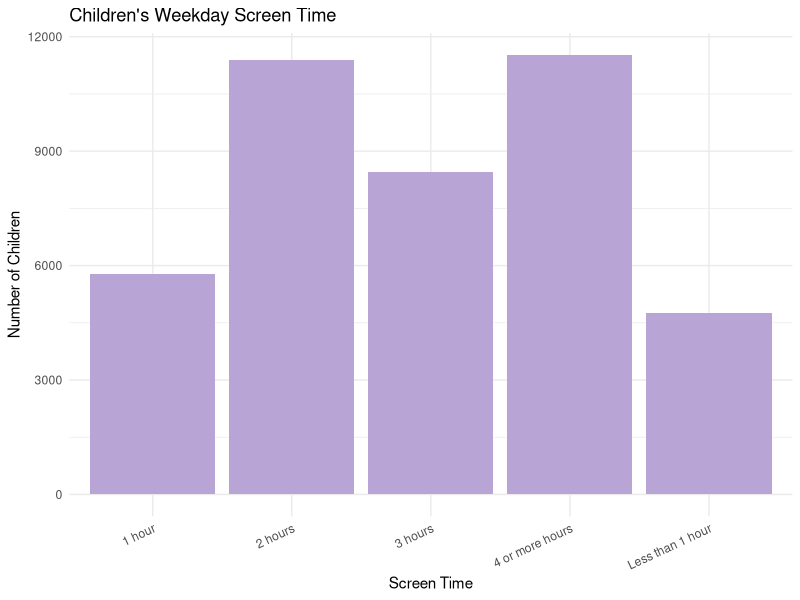
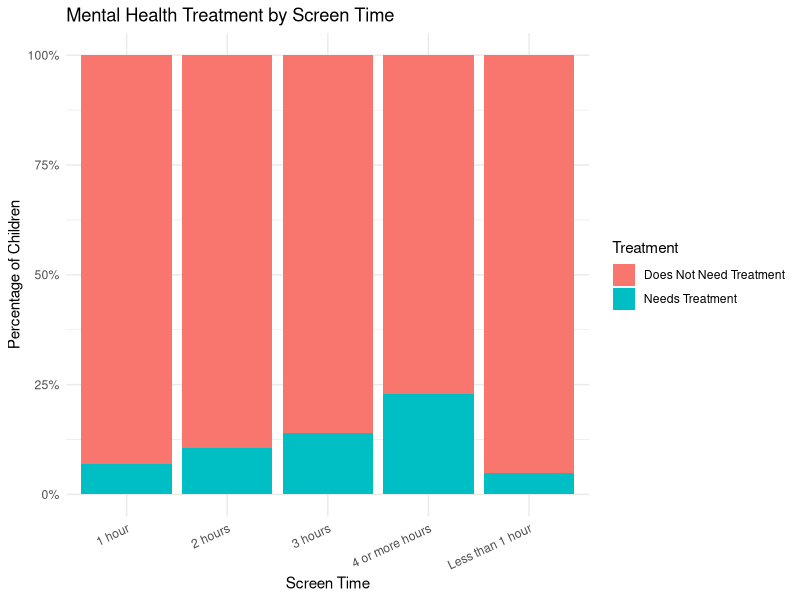
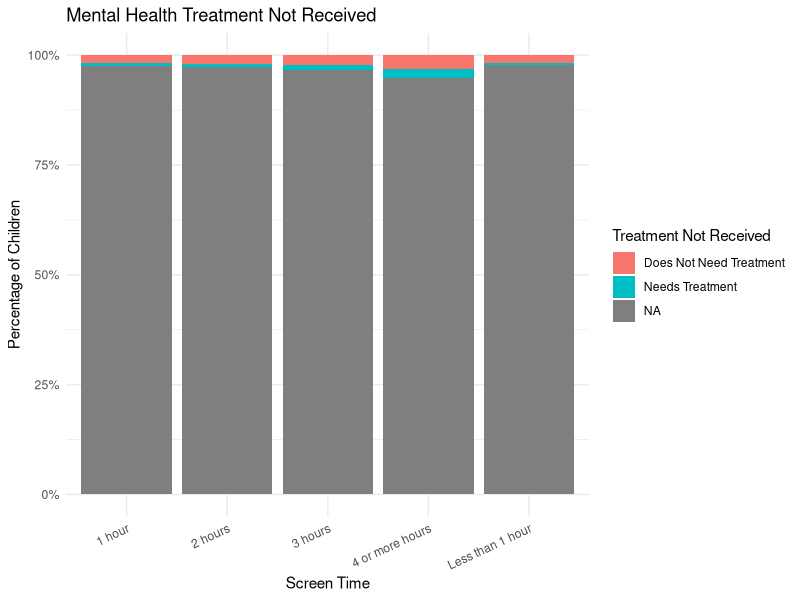
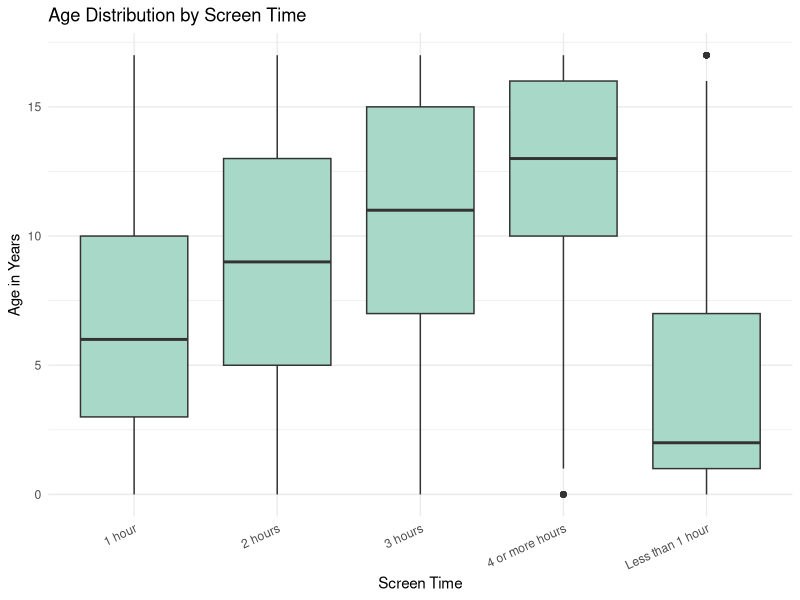
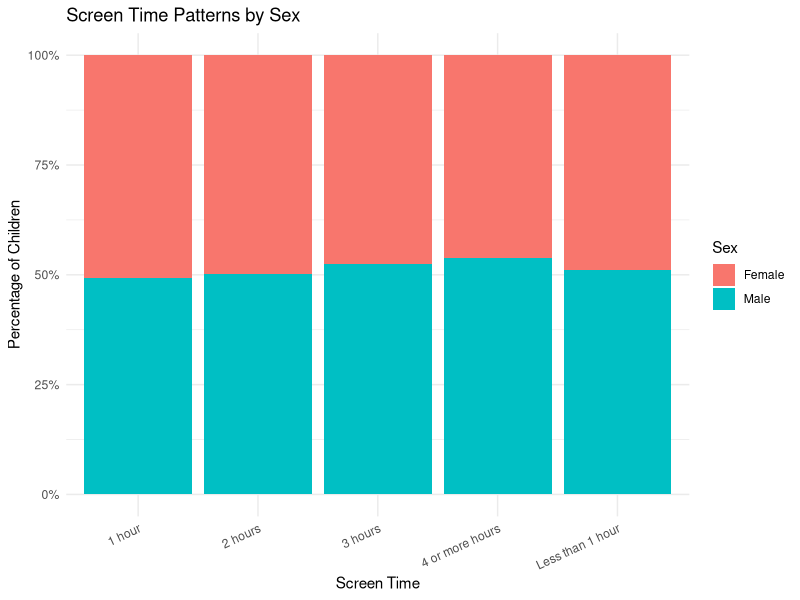
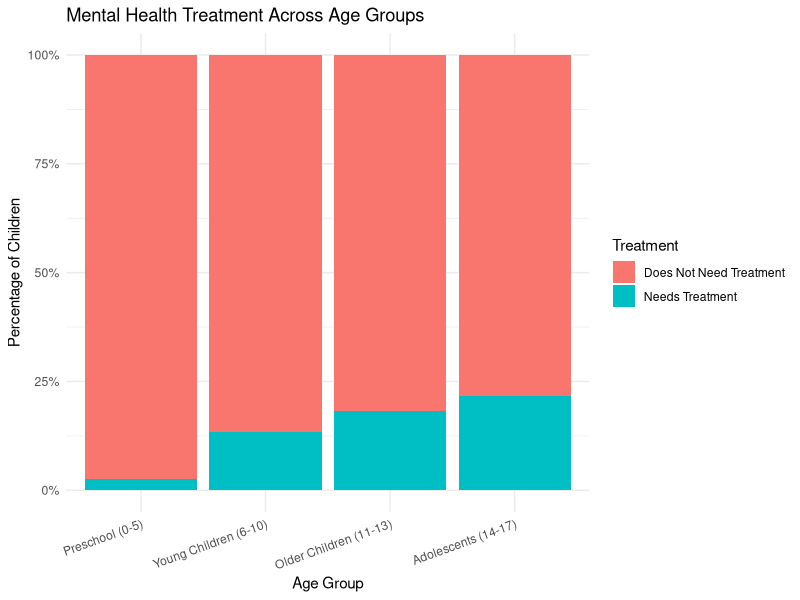
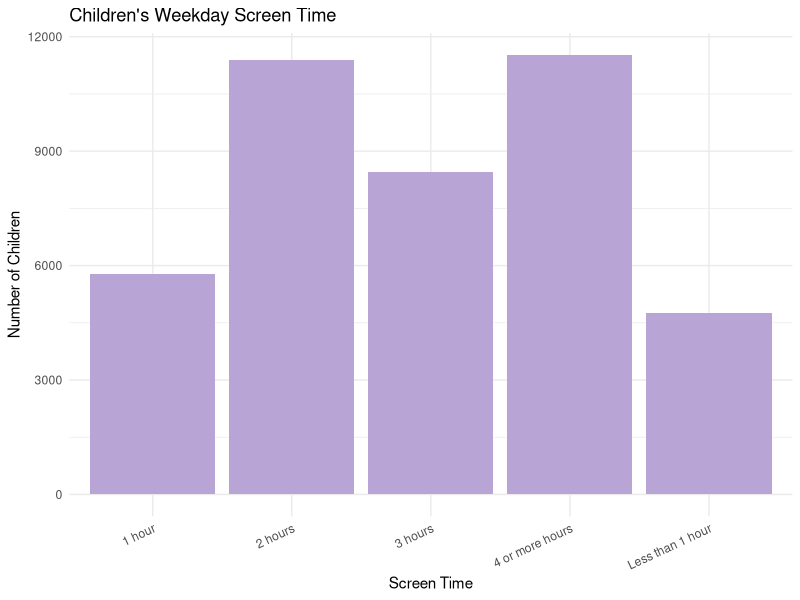
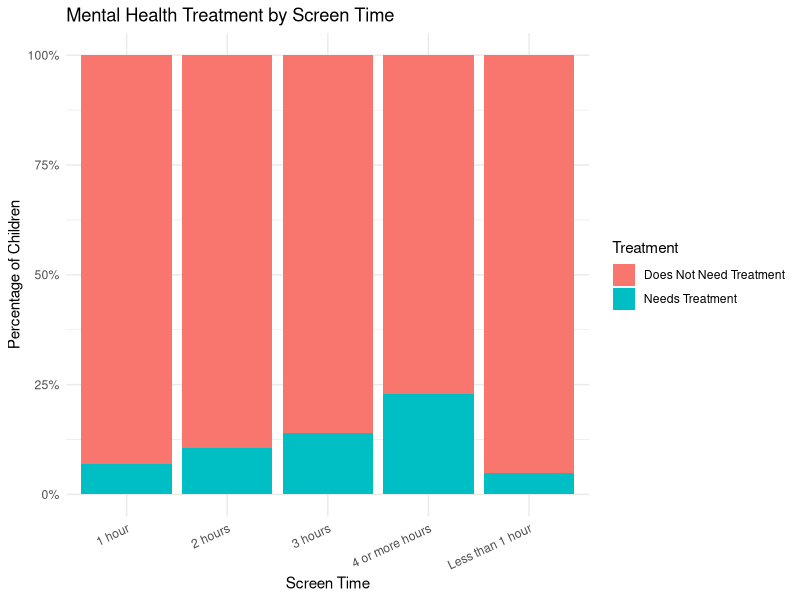

Reproduce these figures in R, in order.

# ==========================================
# TEAM 3: CHILDREN'S SCREEN TIME AND MENTAL HEALTH
# ==========================================

# 1. Load packages
library(readr)
library(dplyr)
library(ggplot2)

# 2. Load the correct dataset
screentimementalhealth <- read_csv(
  "screentimementalhealth.csv",
  show_col_types = FALSE
)

# 3. Prepare age groups
screentimementalhealth <- screentimementalhealth %>%
  mutate(
    Age_Group = case_when(
      `Age (Years)` >= 0 & `Age (Years)` <= 5 ~ "Preschool (0-5)",
      `Age (Years)` >= 6 & `Age (Years)` <= 10 ~ "Young Children (6-10)",
      `Age (Years)` >= 11 & `Age (Years)` <= 13 ~ "Older Children (11-13)",
      `Age (Years)` >= 14 & `Age (Years)` <= 17 ~ "Adolescents (14-17)",
      TRUE ~ NA_character_
    ),
    Age_Group = factor(
      Age_Group,
      levels = c(
        "Preschool (0-5)",
        "Young Children (6-10)",
        "Older Children (11-13)",
        "Adolescents (14-17)"
      )
    )
  )

# 4. Create folder for graphs
if (!dir.exists("graphs")) {
  dir.create("graphs")
}

# GRAPH 1: Distribution of weekday screen time
graph1 <- ggplot(
  screentimementalhealth,
  aes(x = Screentime)
) +
  geom_bar(fill = "#B9A4D6") +
  labs(
    title = "Children's Weekday Screen Time",
    x = "Screen Time",
    y = "Number of Children"
  ) +
  theme_minimal() +
  theme(axis.text.x = element_text(angle = 25, hjust = 1))

# GRAPH 2: Mental health treatment by screen time
graph2 <- ggplot(
  screentimementalhealth,
  aes(x = Screentime, fill = `Mental Health Treatment`)
) +
  geom_bar(position = "fill") +
  scale_y_continuous(labels = scales::percent) +
  labs(
    title = "Mental Health Treatment by Screen Time",
    x = "Screen Time",
    y = "Percentage of Children",
    fill = "Treatment"
  ) +
  theme_minimal() +
  theme(axis.text.x = element_text(angle = 25, hjust = 1))

# GRAPH 3: Treatment not received by screen time
graph3 <- ggplot(
  screentimementalhealth,
  aes(x = Screentime, fill = `Treatment Not Received`)
) +
  geom_bar(position = "fill") +
  scale_y_continuous(labels = scales::percent) +
  labs(
    title = "Mental Health Treatment Not Received",
    x = "Screen Time",
    y = "Percentage of Children",
    fill = "Treatment Not Received"
  ) +
  theme_minimal() +
  theme(axis.text.x = element_text(angle = 25, hjust = 1))

# GRAPH 4: Age distribution across screen-time categories
graph4 <- ggplot(
  screentimementalhealth,
  aes(x = Screentime, y = `Age (Years)`)
) +
  geom_boxplot(fill = "#A8D8C8") +
  labs(
    title = "Age Distribution by Screen Time",
    x = "Screen Time",
    y = "Age in Years"
  ) +
  theme_minimal() +
  theme(axis.text.x = element_text(angle = 25, hjust = 1))

# GRAPH 5: Screen time patterns by sex
graph5 <- ggplot(
  screentimementalhealth,
  aes(x = Screentime, fill = Sex)
) +
  geom_bar(position = "fill") +
  scale_y_continuous(labels = scales::percent) +
  labs(
    title = "Screen Time Patterns by Sex",
    x = "Screen Time",
    y = "Percentage of Children",
    fill = "Sex"
  ) +
  theme_minimal() +
  theme(axis.text.x = element_text(angle = 25, hjust = 1))

# GRAPH 6: Mental health treatment by age group
graph6 <- ggplot(
  screentimementalhealth,
  aes(x = Age_Group, fill = `Mental Health Treatment`)
) +
  geom_bar(position = "fill") +
  scale_y_continuous(labels = scales::percent) +
  labs(
    title = "Mental Health Treatment Across Age Groups",
    x = "Age Group",
    y = "Percentage of Children",
    fill = "Treatment"
  ) +
  theme_minimal() +
  theme(axis.text.x = element_text(angle = 20, hjust = 1))

# 5. Display all six graphs
print(graph1)
print(graph2)
print(graph3)
print(graph4)
print(graph5)
print(graph6)

# 6. Save all six graphs
ggsave("graphs/graph1_screen_time.png", graph1, width = 9, height = 6)
ggsave("graphs/graph2_treatment.png", graph2, width = 9, height = 6)
ggsave("graphs/graph3_treatment_not_received.png", graph3, width = 9, height = 6)
ggsave("graphs/graph4_age.png", graph4, width = 9, height = 6)
ggsave("graphs/graph5_sex.png", graph5, width = 9, height = 6)
ggsave("graphs/graph6_age_treatment.png", graph6, width = 9, height = 6)

# 7. Check dataset size
print(dim(screentimementalhealth))

cat("Analysis complete! Six graphs saved in the graphs folder.\n")
